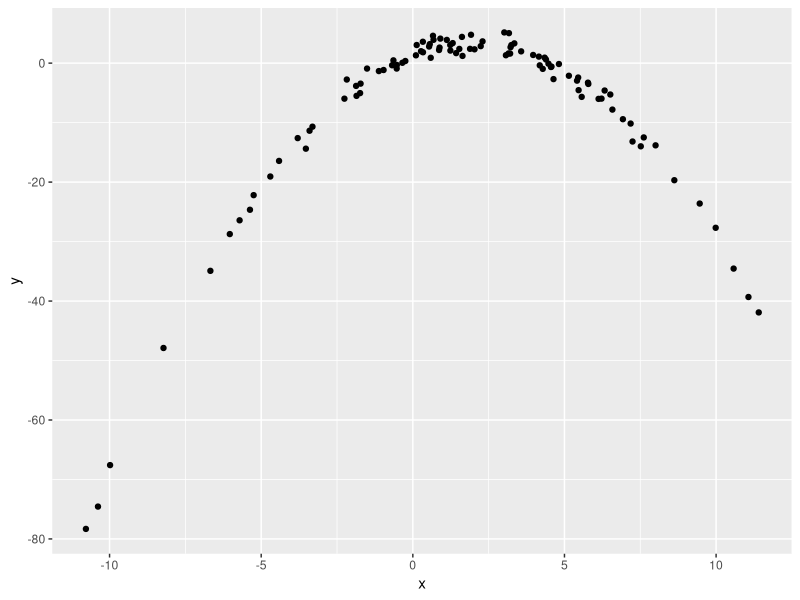

Write the R code that produced this figure.
## ---- chunk 1
library(tidyverse)

df= tibble(
   x=rnorm(100, 2, 5),
   y= 1 + 2*x - 0.5*x^2 +rnorm(100)
)
ggplot(df,aes(x=x, y=y))+
   geom_point()
